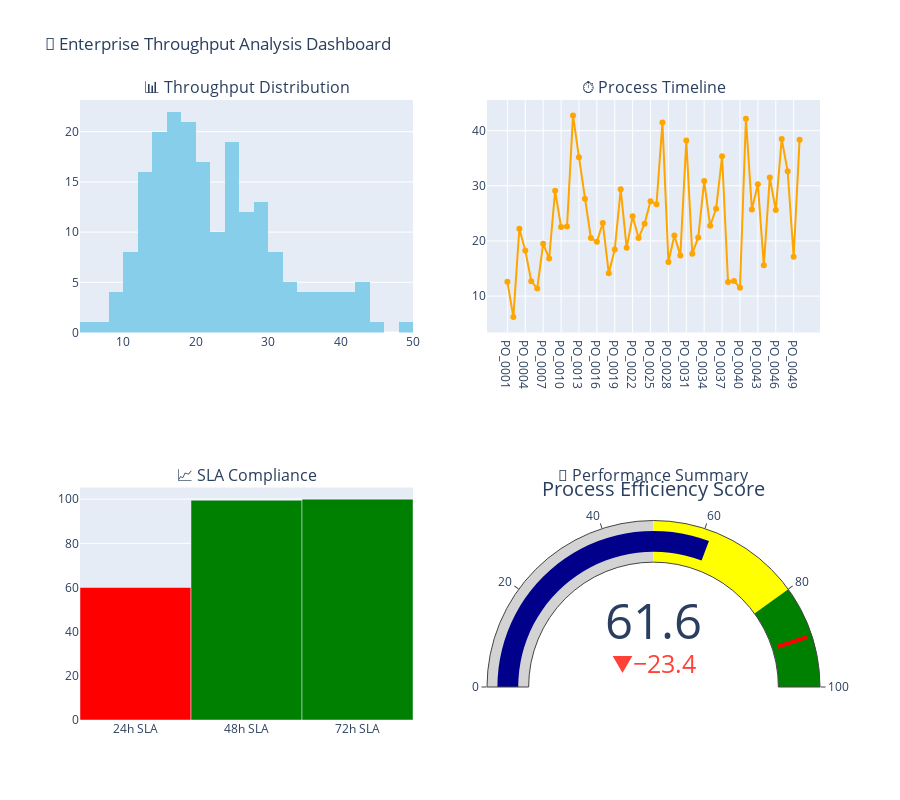
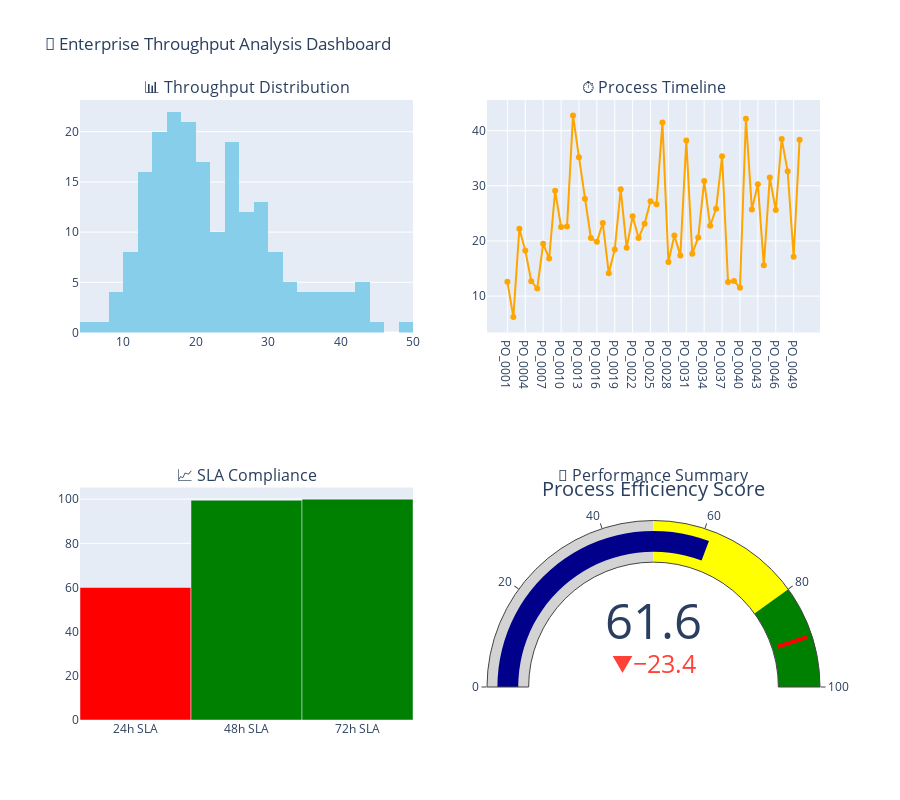

Notebook cell for these charts, in order:
### Markdown cell above
### 2. Throughput Time Analysis
Enterprise-grade performance metrics for operational optimization.

### Code cell
class ThroughputAnalyzer:
    """
    Advanced Throughput Time Analysis for Enterprise Process Optimization
    Implements latest industry KPIs and performance metrics
    """
    
    def __init__(self, event_log):
        self.log = event_log
        self.throughput_data = None
        
    def compute_comprehensive_throughput_metrics(self):
        """Compute enterprise-grade throughput metrics"""
        
        throughput_times = []
        case_details = []
        
        for trace in self.log:
            if len(trace) >= 2:
                # Get case start and end times
                start_time = trace[0]['time:timestamp']
                end_time = trace[-1]['time:timestamp']
                
                # Calculate throughput time in hours
                throughput_hours = (end_time - start_time).total_seconds() / 3600
                throughput_times.append(throughput_hours)
                
                # Get case ID safely
                try:
                    case_id = trace.attributes['concept:name'] if hasattr(trace, 'attributes') else f"Case_{len(case_details)+1}"
                except:
                    case_id = f"Case_{len(case_details)+1}"
                
                case_details.append({
                    'case_id': case_id,
                    'start_time': start_time,
                    'end_time': end_time,
                    'throughput_hours': throughput_hours,
                    'throughput_days': throughput_hours / 24,
                    'num_activities': len(trace),
                    'activities': [event['concept:name'] for event in trace]
                })
        
        # Compute comprehensive statistics
        throughput_array = np.array(throughput_times)
        
        self.throughput_data = {
            'case_details': case_details,
            'statistics': {
                'mean_hours': np.mean(throughput_array),
                'median_hours': np.median(throughput_array),
                'std_hours': np.std(throughput_array),
                'min_hours': np.min(throughput_array),
                'max_hours': np.max(throughput_array),
                'q25_hours': np.percentile(throughput_array, 25),
                'q75_hours': np.percentile(throughput_array, 75),
                'mean_days': np.mean(throughput_array) / 24,
                'median_days': np.median(throughput_array) / 24
            },
            'enterprise_kpis': self._compute_enterprise_kpis(throughput_array),
            'outliers': self._identify_outliers(throughput_array, case_details)
        }
        
        return self.throughput_data
    
    def _compute_enterprise_kpis(self, throughput_array):
        """Compute enterprise KPIs for process performance"""
        
        # Service Level Agreements (SLA) analysis
        sla_24h = np.sum(throughput_array <= 24) / len(throughput_array) * 100
        sla_48h = np.sum(throughput_array <= 48) / len(throughput_array) * 100
        sla_72h = np.sum(throughput_array <= 72) / len(throughput_array) * 100
        
        # Process efficiency metrics
        efficiency_score = 100 - (np.std(throughput_array) / np.mean(throughput_array) * 100)
        
        return {
            'sla_compliance_24h': sla_24h,
            'sla_compliance_48h': sla_48h,
            'sla_compliance_72h': sla_72h,
            'process_efficiency_score': max(0, efficiency_score),
            'coefficient_of_variation': np.std(throughput_array) / np.mean(throughput_array)
        }
    
    def _identify_outliers(self, throughput_array, case_details):
        """Identify throughput outliers using statistical methods"""
        
        Q1 = np.percentile(throughput_array, 25)
        Q3 = np.percentile(throughput_array, 75)
        IQR = Q3 - Q1
        
        lower_bound = Q1 - 1.5 * IQR
        upper_bound = Q3 + 1.5 * IQR
        
        outliers = []
        for i, case_detail in enumerate(case_details):
            if throughput_array[i] < lower_bound or throughput_array[i] > upper_bound:
                outliers.append({
                    **case_detail,
                    'outlier_type': 'fast' if throughput_array[i] < lower_bound else 'slow',
                    'deviation_from_median': throughput_array[i] - np.median(throughput_array)
                })
        
        return outliers
    
    def visualize_throughput_analysis(self):
        """Create comprehensive throughput visualization dashboard"""
        
        if self.throughput_data is None:
            self.compute_comprehensive_throughput_metrics()
        
        # Create subplot dashboard
        fig = make_subplots(
            rows=2, cols=2,
            subplot_titles=[
                '📊 Throughput Distribution',
                '⏱️ Process Timeline',
                '📈 SLA Compliance',
                '🎯 Performance Summary'
            ],
            specs=[[{"type": "histogram"}, {"type": "scatter"}],
                   [{"type": "bar"}, {"type": "indicator"}]]
        )
        
        # 1. Throughput distribution histogram
        throughput_hours = [case['throughput_hours'] for case in self.throughput_data['case_details']]
        fig.add_trace(
            go.Histogram(
                x=throughput_hours,
                name="Throughput Distribution",
                nbinsx=30,
                marker_color='skyblue'
            ),
            row=1, col=1
        )
        
        # 2. Process timeline scatter
        case_names = [case['case_id'] for case in self.throughput_data['case_details'][:50]]  # Limit for readability
        case_throughputs = [case['throughput_hours'] for case in self.throughput_data['case_details'][:50]]
        fig.add_trace(
            go.Scatter(
                x=case_names,
                y=case_throughputs,
                mode='markers+lines',
                name="Case Throughput",
                marker=dict(color='orange', size=6)
            ),
            row=1, col=2
        )
        
        # 3. SLA compliance bar chart
        kpis = self.throughput_data['enterprise_kpis']
        sla_categories = ['24h SLA', '48h SLA', '72h SLA']
        sla_values = [kpis['sla_compliance_24h'], kpis['sla_compliance_48h'], kpis['sla_compliance_72h']]
        
        fig.add_trace(
            go.Bar(
                x=sla_categories,
                y=sla_values,
                name="SLA Compliance %",
                marker_color=['red' if v < 80 else 'orange' if v < 95 else 'green' for v in sla_values]
            ),
            row=2, col=1
        )
        
        # 4. Performance indicator
        efficiency_score = kpis['process_efficiency_score']
        fig.add_trace(
            go.Indicator(
                mode="gauge+number+delta",
                value=efficiency_score,
                domain={'x': [0, 1], 'y': [0, 1]},
                title={'text': "Process Efficiency Score"},
                delta={'reference': 85},
                gauge={
                    'axis': {'range': [None, 100]},
                    'bar': {'color': "darkblue"},
                    'steps': [
                        {'range': [0, 50], 'color': "lightgray"},
                        {'range': [50, 80], 'color': "yellow"},
                        {'range': [80, 100], 'color': "green"}
                    ],
                    'threshold': {
                        'line': {'color': "red", 'width': 4},
                        'thickness': 0.75,
                        'value': 90
                    }
                }
            ),
            row=2, col=2
        )
        
        fig.update_layout(
            title_text="🚀 Enterprise Throughput Analysis Dashboard",
            height=800,
            showlegend=False
        )
        
        fig.show()
        return fig
    
    def generate_executive_summary(self):
        """Generate executive summary for enterprise reporting"""
        
        if self.throughput_data is None:
            self.compute_comprehensive_throughput_metrics()
        
        stats = self.throughput_data['statistics']
        kpis = self.throughput_data['enterprise_kpis']
        outliers = self.throughput_data['outliers']
        
        print("🎯 EXECUTIVE THROUGHPUT SUMMARY")
        print("=" * 60)
        print(f"📊 Average Process Duration: {stats['mean_days']:.1f} days")
        print(f"📊 Median Process Duration: {stats['median_days']:.1f} days")
        print(f"📊 Process Variability (CV): {kpis['coefficient_of_variation']:.2f}")
        print(f"📊 Efficiency Score: {kpis['process_efficiency_score']:.1f}%")
        print(f"\n🎯 SLA PERFORMANCE:")
        print(f"   • 24-hour SLA: {kpis['sla_compliance_24h']:.1f}% compliance")
        print(f"   • 48-hour SLA: {kpis['sla_compliance_48h']:.1f}% compliance")
        print(f"   • 72-hour SLA: {kpis['sla_compliance_72h']:.1f}% compliance")
        print(f"\n⚠️ OUTLIERS DETECTED: {len(outliers)} cases")
        
        if outliers:
            slow_outliers = [o for o in outliers if o['outlier_type'] == 'slow']
            fast_outliers = [o for o in outliers if o['outlier_type'] == 'fast']
            print(f"   • Slow cases: {len(slow_outliers)}")
            print(f"   • Fast cases: {len(fast_outliers)}")

# Initialize Throughput Analyzer
throughput_analyzer = ThroughputAnalyzer(event_log)

# Compute comprehensive metrics
throughput_results = throughput_analyzer.compute_comprehensive_throughput_metrics()

# Generate executive summary
throughput_analyzer.generate_executive_summary()

# Create visualization dashboard
throughput_analyzer.visualize_throughput_analysis()

### Figure 1 — Plotly figure (JSON) as saved in the notebook; plotly's stock layout.template omitted (floating-point values rounded to 4 significant figures; data arrays with more than 128 entries replaced by an {"elided": "..."} marker saying what was removed)
{"data": [{"marker": {"color": "skyblue"}, "name": "Throughput Distribution", "nbinsx": 30, "type": "histogram", "x": {"elided": "200 float values"}, "xaxis": "x", "yaxis": "y"}, {"marker": {"color": "orange", "size": 6}, "mode": "markers+lines", "name": "Case Throughput", "type": "scatter", "x": ["PO_0001", "PO_0002", "PO_0003", "PO_0004", "PO_0005", "PO_0006", "PO_0007", "PO_0008", "PO_0009", "PO_0010", "PO_0011", "PO_0012", "PO_0013", "PO_0014", "PO_0015", "PO_0016", "PO_0017", "PO_0018", "PO_0019", "PO_0020", "PO_0021", "PO_0022", "PO_0023", "PO_0024", "PO_0025", "PO_0026", "PO_0027", "PO_0028", "PO_0029", "PO_0030", "PO_0031", "PO_0032", "PO_0033", "PO_0034", "PO_0035", "PO_0036", "PO_0037", "PO_0038", "PO_0039", "PO_0040", "PO_0041", "PO_0042", "PO_0043", "PO_0044", "PO_0045", "PO_0046", "PO_0047", "PO_0048", "PO_0049", "PO_0050"], "xaxis": "x2", "y": [12.59, 6.187, 22.22, 18.27, 12.72, 11.36, 19.5, 16.81, 29.1, 22.54, 22.61, 42.78, 35.19, 27.63, 20.53, 19.85, 23.25, 14.14, 18.44, 29.36, 18.75, 24.47, 20.52, 23.13, 27.22, 26.64, 41.5, 16.19, 20.97, 17.38, 38.21, 17.7, 20.64, 30.85, 22.76, 25.82, 35.36, 12.56, 12.76, 11.5, 42.16, 25.72, 30.31, 15.57, 31.51, 25.62, 38.49, 32.62, 17.13, 38.37], "yaxis": "y2"}, {"marker": {"color": ["red", "green", "green"]}, "name": "SLA Compliance %", "type": "bar", "x": ["24h SLA", "48h SLA", "72h SLA"], "xaxis": "x3", "y": [60, 99.5, 100], "yaxis": "y3"}, {"delta": {"reference": 85}, "domain": {"x": [0.55, 1], "y": [0, 0.375]}, "gauge": {"axis": {"range": [null, 100]}, "bar": {"color": "darkblue"}, "steps": [{"color": "lightgray", "range": [0, 50]}, {"color": "yellow", "range": [50, 80]}, {"color": "green", "range": [80, 100]}], "threshold": {"line": {"color": "red", "width": 4}, "thickness": 0.75, "value": 90}}, "mode": "gauge+number+delta", "title": {"text": "Process Efficiency Score"}, "type": "indicator", "value": 61.56}], "layout": {"annotations": [{"font": {"size": 16}, "showarrow": false, "text": "📊 Throughput Distribution", "x": 0.225, "xanchor": "center", "xref": "paper", "y": 1, "yanchor": "bottom", "yref": "paper"}, {"font": {"size": 16}, "showarrow": false, "text": "⏱️ Process Timeline", "x": 0.775, "xanchor": "center", "xref": "paper", "y": 1, "yanchor": "bottom", "yref": "paper"}, {"font": {"size": 16}, "showarrow": false, "text": "📈 SLA Compliance", "x": 0.225, "xanchor": "center", "xref": "paper", "y": 0.375, "yanchor": "bottom", "yref": "paper"}, {"font": {"size": 16}, "showarrow": false, "text": "🎯 Performance Summary", "x": 0.775, "xanchor": "center", "xref": "paper", "y": 0.375, "yanchor": "bottom", "yref": "paper"}], "height": 800, "showlegend": false, "title": {"text": "🚀 Enterprise Throughput Analysis Dashboard"}, "xaxis": {"anchor": "y", "domain": [0, 0.45]}, "xaxis2": {"anchor": "y2", "domain": [0.55, 1]}, "xaxis3": {"anchor": "y3", "domain": [0, 0.45]}, "yaxis": {"anchor": "x", "domain": [0.625, 1]}, "yaxis2": {"anchor": "x2", "domain": [0.625, 1]}, "yaxis3": {"anchor": "x3", "domain": [0, 0.375]}}}

### Figure 2 — Plotly figure (JSON) as saved in the notebook; plotly's stock layout.template omitted (floating-point values rounded to 4 significant figures; data arrays with more than 128 entries replaced by an {"elided": "..."} marker saying what was removed)
{"data": [{"marker": {"color": "skyblue"}, "name": "Throughput Distribution", "nbinsx": 30, "type": "histogram", "x": {"elided": "200 float values"}, "xaxis": "x", "yaxis": "y"}, {"marker": {"color": "orange", "size": 6}, "mode": "markers+lines", "name": "Case Throughput", "type": "scatter", "x": ["PO_0001", "PO_0002", "PO_0003", "PO_0004", "PO_0005", "PO_0006", "PO_0007", "PO_0008", "PO_0009", "PO_0010", "PO_0011", "PO_0012", "PO_0013", "PO_0014", "PO_0015", "PO_0016", "PO_0017", "PO_0018", "PO_0019", "PO_0020", "PO_0021", "PO_0022", "PO_0023", "PO_0024", "PO_0025", "PO_0026", "PO_0027", "PO_0028", "PO_0029", "PO_0030", "PO_0031", "PO_0032", "PO_0033", "PO_0034", "PO_0035", "PO_0036", "PO_0037", "PO_0038", "PO_0039", "PO_0040", "PO_0041", "PO_0042", "PO_0043", "PO_0044", "PO_0045", "PO_0046", "PO_0047", "PO_0048", "PO_0049", "PO_0050"], "xaxis": "x2", "y": [12.59, 6.187, 22.22, 18.27, 12.72, 11.36, 19.5, 16.81, 29.1, 22.54, 22.61, 42.78, 35.19, 27.63, 20.53, 19.85, 23.25, 14.14, 18.44, 29.36, 18.75, 24.47, 20.52, 23.13, 27.22, 26.64, 41.5, 16.19, 20.97, 17.38, 38.21, 17.7, 20.64, 30.85, 22.76, 25.82, 35.36, 12.56, 12.76, 11.5, 42.16, 25.72, 30.31, 15.57, 31.51, 25.62, 38.49, 32.62, 17.13, 38.37], "yaxis": "y2"}, {"marker": {"color": ["red", "green", "green"]}, "name": "SLA Compliance %", "type": "bar", "x": ["24h SLA", "48h SLA", "72h SLA"], "xaxis": "x3", "y": [60, 99.5, 100], "yaxis": "y3"}, {"delta": {"reference": 85}, "domain": {"x": [0.55, 1], "y": [0, 0.375]}, "gauge": {"axis": {"range": [null, 100]}, "bar": {"color": "darkblue"}, "steps": [{"color": "lightgray", "range": [0, 50]}, {"color": "yellow", "range": [50, 80]}, {"color": "green", "range": [80, 100]}], "threshold": {"line": {"color": "red", "width": 4}, "thickness": 0.75, "value": 90}}, "mode": "gauge+number+delta", "title": {"text": "Process Efficiency Score"}, "type": "indicator", "value": 61.56}], "layout": {"annotations": [{"font": {"size": 16}, "showarrow": false, "text": "📊 Throughput Distribution", "x": 0.225, "xanchor": "center", "xref": "paper", "y": 1, "yanchor": "bottom", "yref": "paper"}, {"font": {"size": 16}, "showarrow": false, "text": "⏱️ Process Timeline", "x": 0.775, "xanchor": "center", "xref": "paper", "y": 1, "yanchor": "bottom", "yref": "paper"}, {"font": {"size": 16}, "showarrow": false, "text": "📈 SLA Compliance", "x": 0.225, "xanchor": "center", "xref": "paper", "y": 0.375, "yanchor": "bottom", "yref": "paper"}, {"font": {"size": 16}, "showarrow": false, "text": "🎯 Performance Summary", "x": 0.775, "xanchor": "center", "xref": "paper", "y": 0.375, "yanchor": "bottom", "yref": "paper"}], "height": 800, "showlegend": false, "title": {"text": "🚀 Enterprise Throughput Analysis Dashboard"}, "xaxis": {"anchor": "y", "domain": [0, 0.45]}, "xaxis2": {"anchor": "y2", "domain": [0.55, 1]}, "xaxis3": {"anchor": "y3", "domain": [0, 0.45]}, "yaxis": {"anchor": "x", "domain": [0.625, 1]}, "yaxis2": {"anchor": "x2", "domain": [0.625, 1]}, "yaxis3": {"anchor": "x3", "domain": [0, 0.375]}}}
